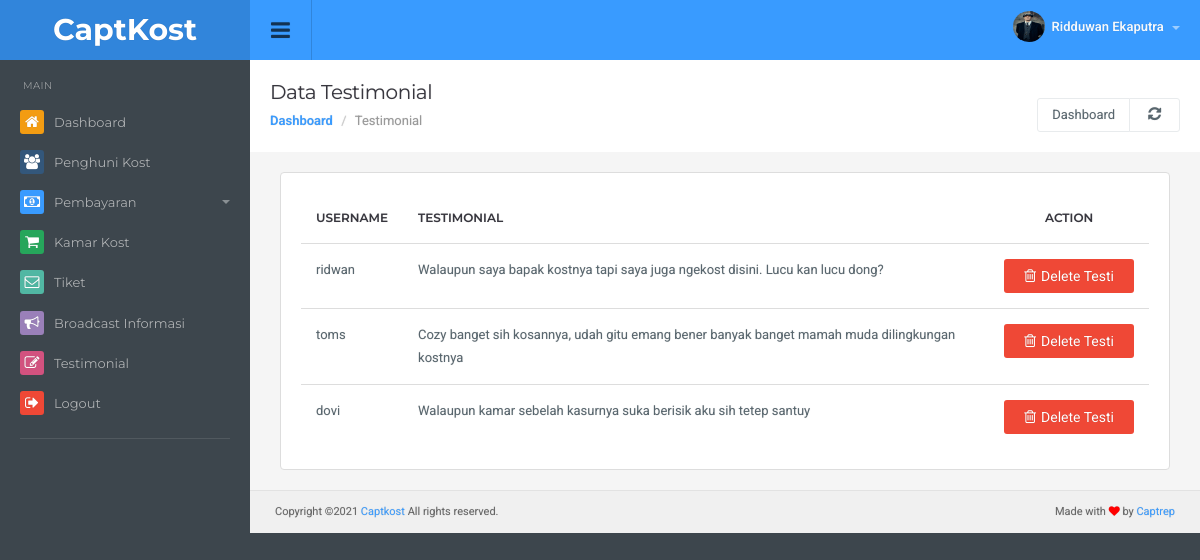
/admin/managetesti.php (signed in), run on the app's committed database.
### tables this page shows
CREATE TABLE `testimonial` (
  `id` int(3) NOT NULL,
  `username` varchar(50) NOT NULL,
  `nama` varchar(50) NOT NULL,
  `isi` text NOT NULL,
  `foto` varchar(255) NOT NULL
);

### admin/managetesti.php (the view, shortened to what this page needs)
<?php
include("../lib/koneksi.php");
  $id = $_SESSION['id_admin'];
  $sql_admin = "SELECT * FROM admin WHERE id_admin = '$id'";
  $query_admin = mysqli_query($koneksi,$sql_admin);
  while($data_admin = mysqli_fetch_assoc($query_admin)){
    $nama = $data_admin['nama'];
    $gambar = $data_admin['gambar'];
  }
if (!isset($_SESSION['useradmin']) and !isset($_SESSION['passadmin'])) {
  header("location:login.php");
}else {
?>
<!DOCTYPE html>
<html lang="en">
  <head>
  <link href="css/root.css" rel="stylesheet">
  </head>
  <body>
  <div id="top" class="clearfix">
    <div class="applogo">
      <a href="index.php" class="logo">CaptKost</a>
    </div>
    <a href="#" class="sidebar-open-button"><i class="fa fa-bars"></i></a>
    <ul class="top-right">
    <li class="dropdown link">
    <a href="#" data-toggle="dropdown" class="dropdown-toggle profilebox"><img src="<?=$gambar;?>" alt="img"><b><?= $nama;?> </b><span class="caret"></span></a>
    </li>
    </ul>
  </div>
<?php
  include ('sidebar.php');
?>
<div class="content">
  <div class="page-header">
    <h1 class="title">Data Testimonial</h1>
      <ol class="breadcrumb">
        <li><a href="index.php">Dashboard</a></li>
        <li class="active">Testimonial</li>
      </ol>
    <div class="right">
      <div class="btn-group" role="group" aria-label="...">
        <a href="index.php" class="btn btn-light">Dashboard</a>
        <a href="" class="btn btn-light"><i class="fa fa-refresh"></i></a>
      </div>
    </div>
  </div>
<div class="container-default">
  <div class="panel panel-default">
    <div class="panel-body table-responsive">
      <table class="table table-hover">
              <thead>
                <tr>
                  <td>Username</td>
                  <td>Testimonial</td>
                  <td class="text-center">Action</td>
                </tr>
              </thead>
              <tbody>
                <?php
                  $query  = mysqli_query($koneksi,"SELECT * FROM testimonial");
                  while($row=mysqli_fetch_assoc($query)) :?>
                <tr>
                  <td><?= $row['username'];?></td>
                  <td><?= $row['isi'];?></td>
                  <td id="confirm"><a href="action/delete_testi.php?id=<?=$row['id'];?>" onclick="confirmation(event)" class="btn btn-danger btn-block"><i class="fa fa-trash-o"></i>Delete Testi</a></td>
                </tr>
                <?php endwhile ?>
              </tbody>
            </table>
    </div>
  </div>
</div>
<?php
include "footer.php";
?>
</div>
</body>
</html>
<?php
} ?>

### admin/css/style.css (style rules this page uses)
body { background: #3d464d; color: #58666e; margin: 0; line-height: 1.7em; font-size: 13px; font-family: 'Roboto',sans-serif; outline: 0; text-Shadow: 0 0 1px rgba(0,0,0,0.2) }
a { color: #399bff; text-decoration: none }
b,strong { font-weight: 600 }
.container-default { padding: 0 }
#top { height: 60px; background: #399bff; color: #fff; width: 100%; position: fixed; z-index: 900; top: 0 }
.applogo { width: 250px; height: 60px; background: rgba(0,0,0,0.14); color: #fff; position: relative; padding: 19px 0 0 0px; float: left; text-align: center }
.applogo .logo { color: #fff; font-size: 30px; font-weight: bold; font-family: 'Montserrat',sans-serif }
.sidebar-open-button { height: 60px; font-size: 22px; display: block; width: 62px; text-align: center; float: left; color: rgba(0,0,0,0.6); padding-top: 19px; border-right: 1px solid rgba(0,0,0,0.14); z-index: 1 }
.top-right { line-height: 1.8em; float: right; padding-right: 20px; padding-left: 10px; padding-top: 15px; font-weight: 600 }
.top-right .link { display: inline-block; padding-left: 8px; height: 30px }
.top-right .link a { display: block }
.top-right a { color: #fff }
.top-right .profilebox { color: rgba(255,255,255,0.95) }
.top-right .profilebox img { width: 32px; height: 31px; float: left; border-radius: 100%; margin-right: 7px; margin-top: -4px }
.top-right .profilebox .caret { margin-left: 5px; color: rgba(255,255,255,0.5) }
.content { padding-left: 30px; padding-right: 30px; padding-top: 80px; margin-left: 250px; background: #f5f5f5 }
.page-header { background: #fff; margin: -20px -30px 20px -30px; padding: 20px; border-bottom: none; position: relative }
.page-header .title { padding: 0; margin: 0; font-family: 'Montserrat',sans-serif; font-size: 20px; line-height: normal; font-weight: normal; color: #37363e; padding-bottom: 6px }
.page-header .right { position: absolute; right: 20px; bottom: 20px; min-width: 500px; text-align: right }
.page-header .right .btn-group { float: right }
.page-header .right .btn { padding-left: 14px; padding-right: 14px; font-size: 13px }
.page-header .right .btn .fa { margin: 0 4px }
.page-header .right .btn-group .btn { border: 1px solid #E8EBED }
h1,h2,h3,h4,h5,h6,.h1,.h2,.h3,.h4,.h5,.h6 { font-family: inherit; font-weight: 400; line-height: 1.6; color: #37363e }
h1,.h1,h2,.h2,h3,.h3 { margin-top: 20px; margin-bottom: 10px; letter-spacing: -0.02em }
h1,.h1 { font-size: 2.25em }
.btn { font-size: 14px; padding: 7px 20px 7px 20px; border: none; background: #e4e4e4; color: inherit; border-radius: 3px }
.btn .fa { font-size: 15px; margin-right: 5px }
.btn-light { background-color: #fff; color: inherit; border: 1px solid #BDC4C9 }
.btn-danger { background-color: #ef4836; color: #fff }
.breadcrumb { background: none; padding: 0; margin: 0; font-weight: 600 }
.breadcrumb .active { font-weight: normal; color: #999 }
.panel { box-shadow: none; border: 1px solid #e5e5e5; background: #fff; padding: 20px; margin-bottom: 20px; position: relative }
.panel-body,.panel-heading { padding: 0; color: inherit; background-color: transparent; border-color: none }
.panel-default { border-color: #ddd }
.table { margin: 0 }
thead { font-weight: 600; font-family: 'Montserrat',sans-serif; text-transform: uppercase; font-size: 12px; color: #37363e }
table td { display: table-cell; vertical-align: middle }
.table>thead>tr>th,.table>tbody>tr>th,.table>tfoot>tr>th,.table>thead>tr>td,.table>tbody>tr>td,.table>tfoot>tr>td { padding: 15px; line-height: 1.7 }

### data on the page
testimonial: username "ridwan", isi "Walaupun saya bapak kostnya tapi saya juga ngekost disini. Lucu kan lucu dong?"
testimonial: username "toms", isi "Cozy banget sih kosannya, udah gitu emang bener banyak banget mamah muda dilingkungan kostnya"
testimonial: username "dovi", isi "Walaupun kamar sebelah kasurnya suka berisik aku sih tetep santuy"

### other printed values
$nama "Ridduwan Ekaputra"
